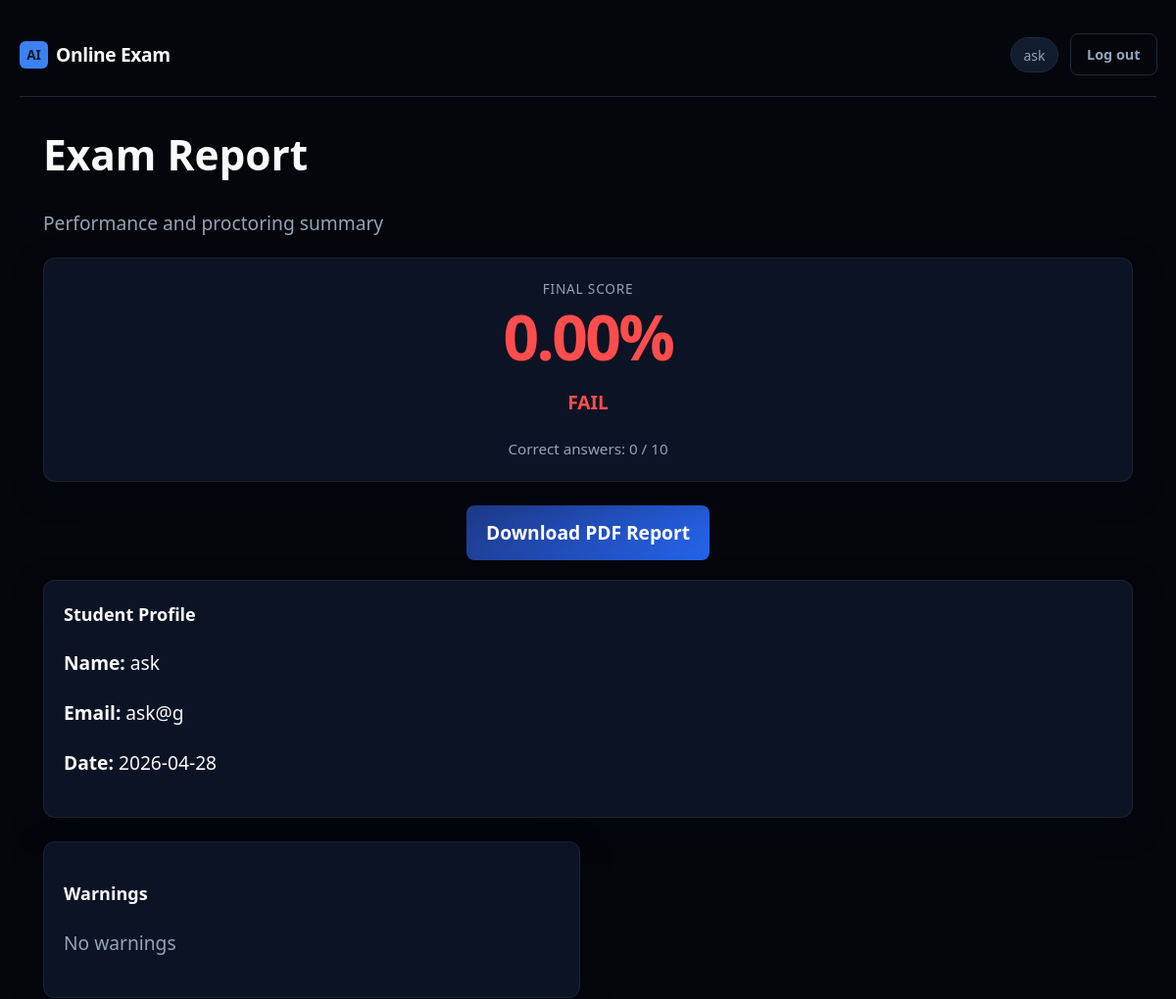
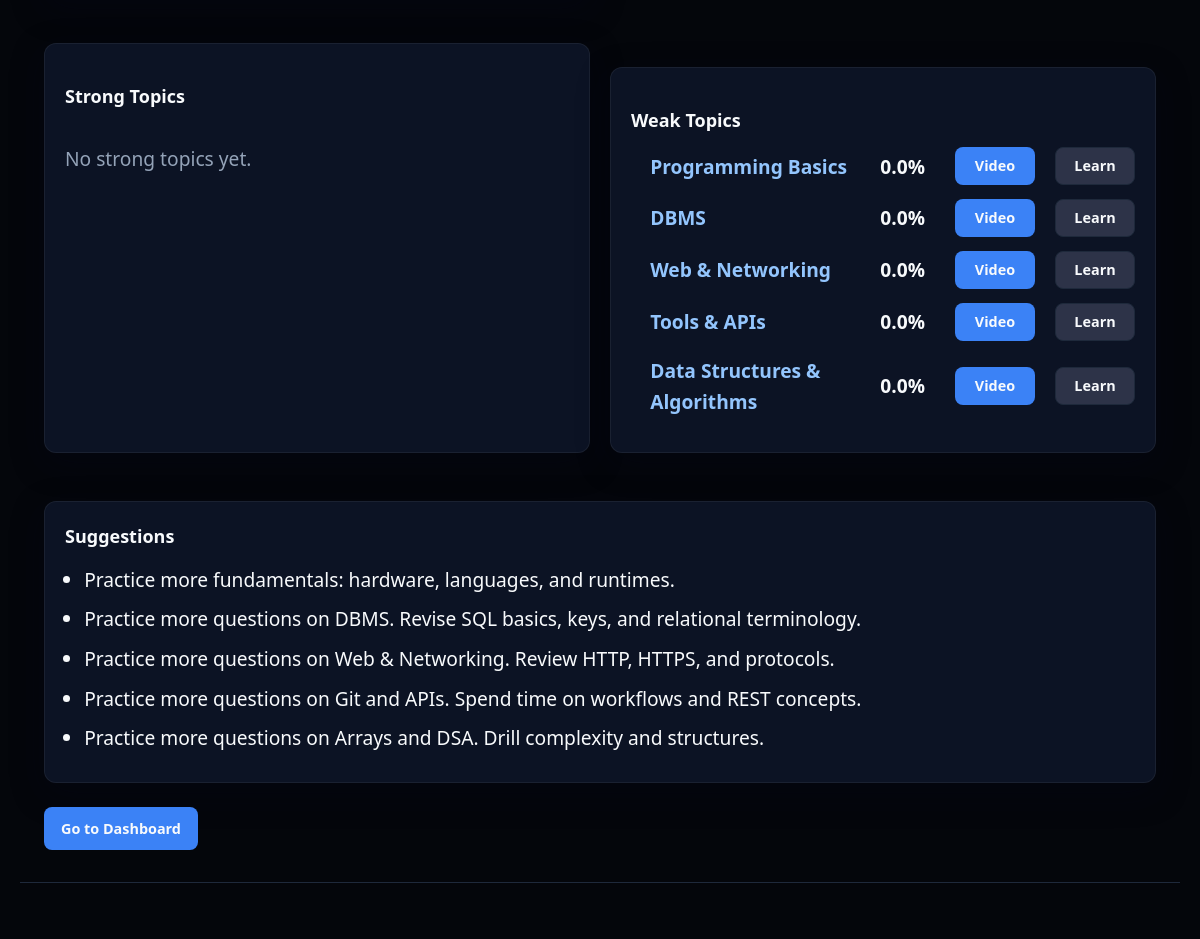
Page /report/2 (signed in) on the committed database (2 pictures, top to bottom).
### app.py (models this page shows)
class User(db.Model):
    __tablename__ = "users"
    id = db.Column(db.Integer, primary_key=True)
    username = db.Column(db.String(80), unique=True, nullable=False)
    email = db.Column(db.String(120), unique=True, nullable=False)
    password_hash = db.Column(db.String(256), nullable=False)
    roll_number = db.Column(db.String(50), unique=True, nullable=True)
    created_at = db.Column(db.DateTime, default=lambda: datetime.now(timezone.utc))
    is_admin = db.Column(db.Boolean, default=False)
    allow_reattempt = db.Column(db.Boolean, default=False)
    exam_access_enabled = db.Column(db.Boolean, default=True)
    exam_completed = db.Column(db.Boolean, default=False)
    admin_role = db.Column(db.String(20), nullable=True)
    is_blocked = db.Column(db.Boolean, default=False)
    block_reason = db.Column(db.String(255))
    attempts = db.relationship("Attempt", backref="user", lazy=True)

class Question(db.Model):
    __tablename__ = "questions"
    id = db.Column(db.Integer, primary_key=True)
    text = db.Column(db.Text, nullable=False)
    option_a = db.Column(db.String(500), nullable=False)
    option_b = db.Column(db.String(500), nullable=False)
    option_c = db.Column(db.String(500), nullable=False)
    option_d = db.Column(db.String(500), nullable=False)
    correct_answer = db.Column(db.String(1), nullable=False)
    topic = db.Column(db.String(80), default="General CS")

### app.py (the view)
@app.route("/report/<int:attempt_id>")
@login_required
def exam_report(attempt_id):
    user = db.session.get(User, session["user_id"])
    if user and user.is_admin:
        attempt = Attempt.query.get(attempt_id)
    else:
        attempt = get_attempt_for_user(attempt_id, session["user_id"])
    if not attempt:
        flash("Report not found.", "error")
        return redirect(url_for("dashboard"))
    if attempt.status != "completed":
        flash("Exam is not finished yet.", "info")
        return redirect(url_for("dashboard"))
    qids = parse_question_ids(attempt)
    total_questions = len(qids)
    correct_answers = 0
    if qids:
        for qid in qids:
            ans = Answer.query.filter_by(attempt_id=attempt.id, question_id=qid).first()
            if ans and ans.selected and ans.question:
                if ans.selected.upper() == ans.question.correct_answer.upper():
                    correct_answers += 1
    score = round((correct_answers / total_questions) * 100, 2) if total_questions else 0
    warnings_list = parse_warning_details(attempt)
    timeline = parse_timeline(attempt)
    student_profile = parse_student_profile(attempt)
    if not student_profile:
        student_profile = {
            "name": attempt.user.username if attempt.user else "Student",
            "email": attempt.user.email if attempt.user else "",
            "examId": attempt.id,
            "date": to_ist(attempt.started_at).strftime("%Y-%m-%d %H:%M"),
        }
    student_name = getattr(attempt.user, "name", "Student")
    weak_topics = []
    strong_topics = []
    suggestions = []
    data = build_report_data(attempt)
    if data:
        weak_topics = data.get("weak_topics", [])
        strong_topics = data.get("strong_topics", [])
        suggestions = data.get("suggestions", [])
    question_analysis = []
    for idx, qid in enumerate(qids):
        q = db.session.get(Question, qid)
        ans = Answer.query.filter_by(attempt_id=attempt.id, question_id=qid).first()
        selected = (ans.selected or "").upper() if ans and ans.selected else None
        correct = "C"
        if not selected:
            status = "Skipped"
        elif selected == correct:
            status = "Correct"
        else:
            status = "Wrong"
        question_analysis.append(
            {
                "qno": idx + 1,
                "selected": selected,
                "correct": correct,
                "status": status,
                "topic": q.topic if q else "General CS",
            }
        )
    print("=== PDF DATA DEBUG ===")
    print(f"Score: {score}")
    print(f"Total questions: {total_questions}")
    print(f"Correct answers: {correct_answers}")
    print(f"Student profile: {student_profile}")
    print(f"Strong topics count: {len(strong_topics) if strong_topics else 0}")
    print(f"Weak topics count: {len(weak_topics) if weak_topics else 0}")
    print(f"Suggestions count: {len(suggestions) if suggestions else 0}")
    print(f"Question analysis count: {len(question_analysis) if question_analysis else 0}")
    print("===================")
    resp = make_response(render_template(
        "report.html",
        attempt=attempt,
        score=score,
        total_questions=total_questions,
        correct_answers=correct_answers,
        warnings=warnings_list,
        timeline=timeline,
        student=student_profile,
        strong_topics=strong_topics,
        weak_topics=weak_topics,
        suggestions=suggestions,
        question_analysis=question_analysis,
        learning_resources=LEARNING_RESOURCES,
    ))
    resp.headers["Cache-Control"] = "no-store, no-cache, must-revalidate, private"
    resp.headers["Pragma"] = "no-cache"
    return resp

### app.py (called while the page is built)
def to_ist(dt):
    if not dt:
        return None
    return dt.astimezone(timezone(timedelta(hours=5, minutes=30)))

def login_required(f):
    @wraps(f)
    def decorated(*args, **kwargs):
        if "user_id" not in session:
            return redirect(url_for("login"))
        return f(*args, **kwargs)
    return decorated

def get_attempt_for_user(attempt_id, user_id):
    return Attempt.query.filter_by(id=attempt_id, user_id=user_id).first()

def parse_question_ids(attempt):
    return json.loads(attempt.question_ids_json)

def parse_warning_details(attempt):
    raw = attempt.warning_details_json or "[]"
    try:
        parsed = json.loads(raw)
        return parsed if isinstance(parsed, list) else []
    except Exception:
        return []

def parse_timeline(attempt):
    raw = attempt.timeline_json or "[]"
    try:
        parsed = json.loads(raw)
        return parsed if isinstance(parsed, list) else []
    except Exception:
        return []

def parse_student_profile(attempt):
    raw = attempt.student_profile_json or "{}"
    try:
        parsed = json.loads(raw)
        return parsed if isinstance(parsed, dict) else {}
    except Exception:
        return {}

def normalize_confidence(val):
    v = (val or "medium").lower()
    if v in ("low", "medium", "high"):
        return v
    return "medium"

### templates/report.html (shortened to what this page needs)
{% extends "base.html" %}
{% block body_class %}page-report{% endblock %}
{% block content %}
{% set score_value = score if score is defined else 0 %}
{% set pass_exam = score_value >= 75 %}
<div id="pdf-report" style="visibility: visible !important; display: block !important; opacity: 1 !important;">
  <div class="report-page-header" style="visibility: visible !important; display: block !important;">
    <h1 style="visibility: visible !important; display: block !important;">Exam Report</h1>
    <p class="muted" style="visibility: visible !important; display: block !important;">Performance and proctoring summary</p>
      </div>
  <section class="card report-hero-card {{ 'report-pass' if pass_exam else 'report-fail' }}">
    <p class="report-score-label">Final Score</p>
    <p class="report-score-big">{{ "%.2f"|format(score_value|float) }}%</p>
    <p class="{{ 'text-pass' if pass_exam else 'text-fail' }}">{{ "PASS" if pass_exam else "FAIL" }}</p>
    <p class="report-score-hint">
      Correct answers: {{ correct_answers or 0 }} / {{ total_questions or 0 }}
    </p>
  </section>
<div style="text-align: center; margin: 20px 0;">
  <a href="/report/{{ attempt.id }}/pdf-clean" class="download-btn">
    Download PDF Report
  </a>
</div>
<section class="card report-section">
  <h3>Student Profile</h3>
  <p><strong>Name:</strong> {{ student.name or "-" }}</p>
  <p><strong>Email:</strong> {{ student.email or "-" }}</p>
    <p><strong>Date:</strong> {{ student.date.split(' ')[0] if student.date else "-" }}</p>
</section>
<section class="report-grid">
  <div class="card report-risk-card">
    <h3>Warnings</h3>
    {% if warnings and warnings|length > 0 %}
      <ul class="warnings-list">
        {% for w in warnings %}
          <li class="warning-item">
            Warning {{ loop.index }} &ndash;
            Question {{ w.question }} &ndash;
            {{ w.message }}
          </li>
        {% endfor %}
      </ul>
    {% else %}
      <p class="muted">No warnings</p>
    {% endif %}
  </div>
</section>
<div class="topics-row">
    <div class="card topics-box">
        <h3>Strong Topics</h3>
        {% if strong_topics and strong_topics|length > 0 %}
          <ul class="topic-list">
            {% for topic in strong_topics %}
              <li>
                <span class="topic-name">{{ topic.name }}</span>
                <span class="topic-acc">{{ topic.accuracy }}%</span>
              </li>
            {% endfor %}
          </ul>
        {% else %}
          <p class="muted">No strong topics yet.</p>
        {% endif %}
    </div>
    <div class="card topics-box">
        <h3>Weak Topics</h3>
        {% if weak_topics and weak_topics|length > 0 %}
          <ul class="topic-list">
            {% for topic in weak_topics %}
              {% set resource = learning_resources.get(topic.name) if learning_resources else None %}
              <div class="topic-row">
                <span class="topic-name topic-weak-em">{{ topic.name }}</span>
                <div class="topic-actions">
                  <span class="topic-percentage">{{ topic.accuracy }}%</span>
                  {% if resource %}
                    <a href="{{ resource.youtube }}" target="_blank" class="btn btn-primary">Video</a>
                    <a href="{{ resource.website }}" target="_blank" class="btn btn-secondary">Learn</a>
                  {% else %}
                    <a href="https://www.youtube.com/results?search_query={{ topic.name|urlencode }}" target="_blank" class="btn btn-primary">Video</a>
                  {% endif %}
                </div>
              </div>
            {% endfor %}
          </ul>
        {% else %}
          <p class="muted">No weak topics.</p>
        {% endif %}
    </div>
</div>
{% if suggestions and suggestions|length > 0 %}
<section class="card report-section">
  <h3>Suggestions</h3>
  <ul class="suggestion-list">
    {% for s in suggestions %}
      <li>{{ s }}</li>
    {% endfor %}
  </ul>
</section>
{% endif %}
<div class="report-actions">
  <a href="{{ url_for('dashboard') }}" class="btn btn-primary">Go to Dashboard</a>
</div>
</div>
{% endblock %}

### static/css/style.css (style rules this page uses)
:root { --bg: #0f172a; --bg-elevated: #111c2e; --border: #1e293b; --text: #f8fafc; --muted: #94a3b8; --accent: #3b82f6; --accent-dim: #2563eb; --accent-glow: rgba(59, 130, 246, 0.35); --success: #22c55e; --error: #ef4444; --radius: 10px; --font: "Segoe UI", system-ui, -apple-system, sans-serif; }
*, *::before, *::after { box-sizing: border-box; }
body { margin: 0; min-height: 100vh; font-family: var(--font); background: var(--bg); color: var(--text); font-size: 1.2rem; line-height: 1.65; }
a { color: var(--accent); text-decoration: none; }
.muted { color: var(--muted); }
.card { background: rgba(17, 28, 46, 0.72); border: 1px solid rgba(148, 163, 184, 0.18); border-radius: var(--radius); padding: 1.5rem 1.6rem; box-shadow: 0 10px 32px rgba(2, 6, 23, 0.35); backdrop-filter: blur(8px); -webkit-backdrop-filter: blur(8px); transition: transform 0.2s ease, box-shadow 0.2s ease, border-color 0.2s ease; }
.btn { display: inline-flex; align-items: center; justify-content: center; padding: 0.55rem 1rem; border-radius: 8px; font-size: 0.9rem; font-weight: 600; border: 1px solid transparent; cursor: pointer; font-family: inherit; transition: background 0.15s, border-color 0.15s; }
.btn-primary { background: var(--accent); color: #f8fafc; }
.btn-secondary { background: #2d3348; color: var(--text); border-color: var(--border); }
.report-grid { display: grid; gap: 1rem; margin-bottom: 1.25rem; }
@media (min-width: 560px) { .report-grid { grid-template-columns: 1fr 1fr; } }
.report-score-label { margin: 0; font-size: 0.85rem; color: var(--muted); text-transform: uppercase; letter-spacing: 0.06em; }
.report-section h3 { margin-top: 0; font-size: 1rem; }
.topic-list { margin: 0; padding-left: 1.2rem; }
.topic-name { font-weight: 600; }
.suggestion-list { margin: 0; padding-left: 1.2rem; }
.suggestion-list li { margin-bottom: 0.5rem; }
.report-actions { margin-top: 1.5rem; }
.report-page-header h1 { margin: 0 0 0.35rem; font-size: 2.65rem; font-weight: 800; }
.report-hero-card { text-align: center; padding: 2rem 1.5rem; margin-bottom: 1.25rem; border-width: 2px; }
.report-fail { border-color: rgba(59, 130, 246, 0.35); background: linear-gradient(180deg, rgba(37, 99, 235, 0.1) 0%, var(--bg-elevated) 100%); }
.report-score-big { margin: 0.35rem 0; font-size: 4rem; font-weight: 900; letter-spacing: -0.04em; line-height: 1; }
.report-fail .report-score-big { color: #60a5fa; }
.report-score-hint { margin: 0.5rem 0 0; font-size: 0.95rem; color: var(--muted); }
.report-risk-card { margin-bottom: 1rem; }
.text-fail { color: #60a5fa; }
.topic-weak-em { color: #93c5fd; }
body.page-report { background: #020617 url("https://images.unsplash.com/photo-1618005182384-a83a8bd57fbe?auto=format&fit=crop&w=1920&q=80") center / cover no-repeat fixed; }
.btn, .btn-primary, .btn-outline, button, a.btn, a.btn-primary, a.btn-outline { transition: all 0.25s ease; position: relative; }
.dash-stat-card, .card, .highlight-card { transition: all 0.25s ease; }
.btn, button { will-change: transform; }

### templates/base.html (style rules this page uses)
body { margin: 0; padding: 0; }
html, body { width: 100%; overflow-x: hidden; }
.dashboard, .report-page, .page-dashboard, .page-report { width: 100%; }

### rows in the picture
User: username "ask", email "ask@g"
Question: name "Programming Basics", accuracy "0.0"
Question: name "DBMS", accuracy "0.0"
Question: name "Web & Networking", accuracy "0.0"
Question: name "Tools & APIs", accuracy "0.0"
Question: name "Data Structures & Algorithms", accuracy "0.0"

### other values in the picture
{{ session.get('username') }} "ask"
{{ "%.2f"|format(score_value|float) }} "0.00"
{{ "PASS" if pass_exam else "FAIL" }} "FAIL"
{{ correct_answers or 0 }} "0"
{{ total_questions or 0 }} "10"
{{ student.date.split(' ')[0] if student.date else "-" }} "2026-04-28"
{{ s }} "Practice more fundamentals: hardware, languages, and runtimes." "Practice more questions on DBMS. Revise SQL basics, keys, and relational terminology." "Practice more questions on Web & Networking. Review HTTP, HTTPS, and protocols." "Practice more questions on Git and APIs. Spend time on workflows and REST concepts." "Practice more questions on Arrays and DSA. Drill complexity and structures."
